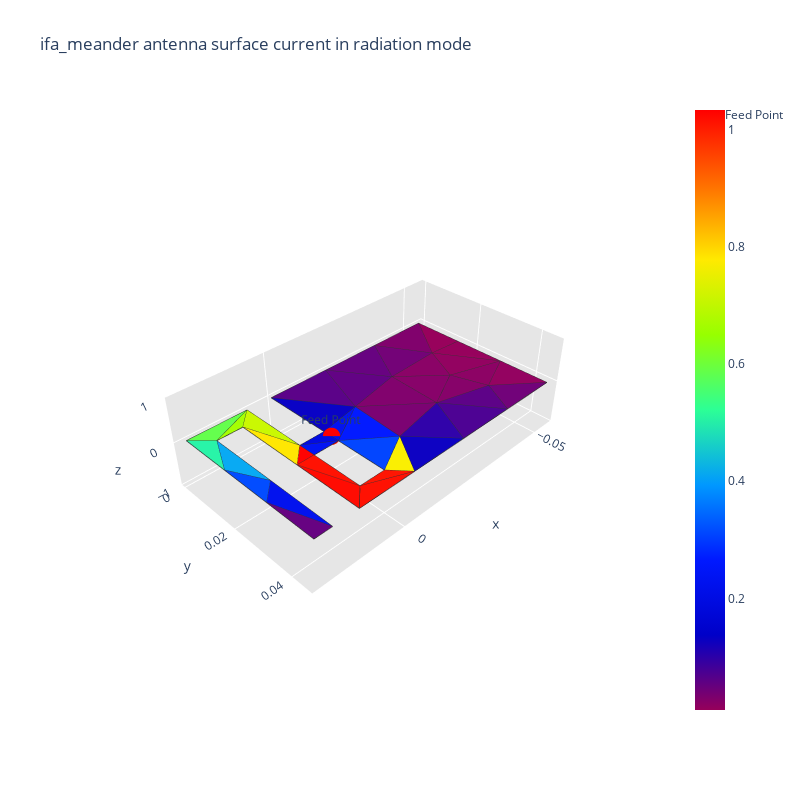
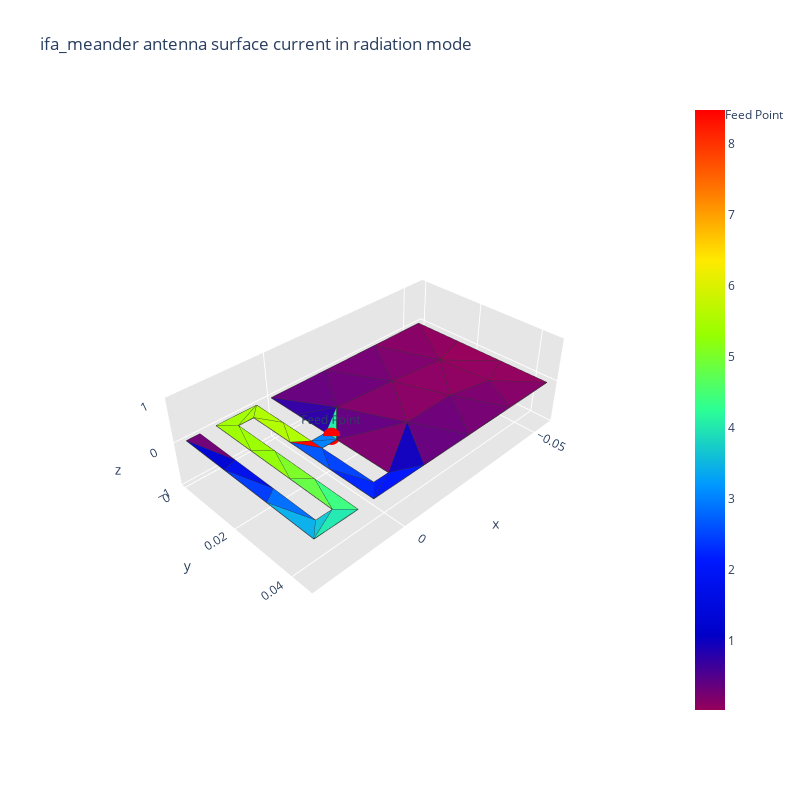

Write notebook code for charts like these, in order.
### Code cell
import time
start_time = time.time()
iteration = 1
max_iter = 20
Accuracy = 0.01
converged = False
count = 0
while iteration <= max_iter and not converged:
    try:
        print(f"\n------------------------------------------------------Iteration N°{iteration}------------------------------------------------------\n")
        print(f"distance meandres = {distance_meandre * 1000:.3f} mm\n")
        
        N_list_elem, new_distance_meandre_elem = creation_ifa(a, b, largeur_piste, distance_meandre, feed, x_t, y_t, save_mesh_folder, mesh_name, mesh_size)
        print(f"Number of meanders = {N_list_elem}\n")

        print(f"New distance meandres = {new_distance_meandre_elem * 1000:.3f} mm")
        print(f"Largeur de piste ifa = {largeur_piste * 1000:.3f} mm")
        print(f"position feed = {feed * 1000:.3f} mm\n")

        frequence_resonance, s11_db, R_res, X_res = simulate(frequencies, ifa_meander_mat, fC, feed_point)
        plot_s11_curve(fLow, fHigh, nPoints, s11_db, fC)

        ratio = frequence_resonance / fC
        print(f"\nRatio = {ratio}\n")
        # distance_meandre = distance_meandre / ratio

        if (abs((fC - frequence_resonance)/fC) < Accuracy):
            min_index = np.argmin(s11_db)
            min_s11 = s11_db[min_index]
            s11_fc = s11_db[fc_index]
            if s11_fc < -10 or min_s11 < -20:
                converged = True
                print("\nRequired Accuracy is met!")
                break
            else:
                print("\nOn cherche le matching !!!")

                if ratio == 1:
                    print("Ratio == 1 on modifie le feed parce quon a pas une bonne adaptation")
                    ratio_adapt_feed = math.sqrt(R_res / 50)
                    feed = max(min(feed / ratio_adapt_feed, b - 3 * largeur_piste / 2 - 0.5 / 1000), largeur_piste / 2)
                else:
                    adapt_with_ratio_cube(distance_meandre, largeur_piste, ratio)             # New Addd ---- delete maybe

                    feed = max(min(feed * ratio**2, b - 3 * largeur_piste / 2 - 0.5 / 1000), largeur_piste / 2)

                    print(f"\nresultat feed = {feed * 1000:.3f} mm")

                if feed == b - 3 * largeur_piste / 2 - 0.5 / 1000 or feed == largeur_piste / 2:
                    distance_meandre, largeur_piste = adapt_with_ratio_square(distance_meandre, largeur_piste, ratio)

                feed_point       = [0, feed, 0]

        elif abs(frequence_resonance - fC) < 0.02 * fC:
            print(f"\nWe are within 2% of fc!\n")
            count += 1
            feed = max(min(feed * ratio**2, b - 3 * largeur_piste / 2 - 0.5 / 1000), largeur_piste / 2)

            if feed == b - 3 * largeur_piste / 2 - 0.5 / 1000 or feed == largeur_piste / 2:
                print("\nBord extreme atteint\n")
                distance_meandre, largeur_piste = adapt_with_ratio_square(distance_meandre, largeur_piste, ratio)
            
            feed_point       = [0, feed, 0]
        else:
            print(f"\nWe are FAR of fc!\n")
            distance_meandre, largeur_piste = adapt_with_ratio_square(distance_meandre, largeur_piste, ratio)

            """ # New Add    ---- delete maybe

            feed = max(min(feed * ratio**3, b - 3 * largeur_piste / 2 - 0.5 / 1000), largeur_piste / 2)

            if feed == b - 3 * largeur_piste / 2 - 0.5 / 1000 or feed == largeur_piste / 2:
                print("\nBord extreme atteint\n")
                distance_meandre, largeur_piste = adapt_with_ratio_square(distance_meandre, largeur_piste, ratio)

            # New Add   ---- delete maybe
            
            feed_point       = [0, feed, 0] """

        iteration += 1
    except ValueError as e:
        print(f"Error: {e}")

end_time = time.time()
simulation_time = end_time - start_time
simulation_time_minutes = simulation_time / 60
simulation_time_seconds = simulation_time % 60
print(f"Temps de simulation : {simulation_time_minutes:.0f} minutes et {simulation_time_seconds:.2f} secondes")
if converged:
    print(f"Convergence atteinte à l'itération {iteration}")
else:
    print(f"Convergence non atteinte après {max_iter} itérations")

### Figure 1 — Plotly figure (JSON) as saved in the notebook; plotly's stock layout.template omitted (floating-point values rounded to 4 significant figures; data arrays with more than 128 entries replaced by an {"elided": "..."} marker saying what was removed)
{"data": [{"facecolor": ["rgb(0, 9, 221)", "rgb(0, 24, 252)", "rgb(0, 16, 235)", "rgb(0, 17, 238)", "rgb(11, 0, 192)", "rgb(132, 0, 103)", "rgb(255, 16, 0)", "rgb(98, 255, 75)", "rgb(163, 253, 0)", "rgb(100, 0, 127)", "rgb(0, 74, 255)", "rgb(255, 19, 0)", "rgb(91, 0, 133)", "rgb(255, 9, 0)", "rgb(136, 0, 100)", "rgb(6, 167, 240)", "rgb(38, 241, 165)", "rgb(255, 228, 0)", "rgb(113, 0, 117)", "rgb(255, 0, 0)", "rgb(199, 245, 0)", "rgb(121, 0, 112)", "rgb(0, 18, 240)", "rgb(46, 0, 167)", "rgb(247, 236, 0)", "rgb(255, 15, 0)", "rgb(96, 0, 130)", "rgb(127, 0, 107)", "rgb(89, 0, 134)", "rgb(7, 0, 195)", "rgb(101, 0, 126)", "rgb(133, 0, 103)", "rgb(75, 0, 145)", "rgb(150, 0, 90)", "rgb(127, 0, 107)", "rgb(0, 67, 255)", "rgb(138, 0, 98)", "rgb(111, 0, 119)", "rgb(145, 0, 94)", "rgb(149, 0, 91)", "rgb(144, 0, 94)"], "i": [2, 27, 22, 27, 28, 29, 14, 12, 9, 10, 22, 15, 30, 14, 29, 23, 23, 2, 32, 20, 8, 28, 1, 28, 28, 26, 33, 27, 16, 27, 17, 30, 30, 18, 32, 15, 19, 24, 31, 19, 32], "j": [3, 28, 21, 0, 25, 31, 20, 13, 13, 11, 23, 26, 31, 7, 33, 9, 12, 20, 33, 2, 13, 27, 2, 30, 26, 7, 27, 33, 27, 3, 33, 33, 24, 32, 17, 0, 31, 31, 19, 32, 19], "k": [0, 0, 10, 3, 26, 30, 1, 9, 8, 22, 21, 14, 24, 20, 32, 21, 9, 8, 17, 1, 2, 30, 0, 25, 15, 14, 16, 30, 5, 5, 16, 29, 25, 6, 6, 28, 29, 4, 4, 18, 29], "name": "", "type": "mesh3d", "x": [0, 0.0075, 0.0075, 0, -0.055, 0, -0.055, 0.0125, 0.0125, 0.02, 0.02, 0.025, 0.025, 0.0075, 0.0075, 0, -0.01833, -0.03667, -0.055, -0.055, 0.0125, 0.02, 0.025, 0.025, -0.03812, -0.02125, -0.004375, -0.01227, -0.01127, -0.0399, -0.02779, -0.04316, -0.04501, -0.02852], "y": [0.025, 0.025, 0.02, 0.02, 0.045, 0, 0, 0.045, 0.005, 0.005, 0.045, 0.045, -4.77e-18, -4.77e-18, 0.04, 0.04, 0, 0, 0.015, 0.03, 0.025, 0.025, 0.03, 0.015, 0.045, 0.045, 0.045, 0.0178, 0.03393, 0.025, 0.03095, 0.03519, 0.01412, 0.01472], "z": [0, 0, 0, 0, 0, 0, 0, 0, 0, 0, 0, 0, 0, 0, 0, 0, 0, 0, 0, 0, 0, 0, 0, 0, 0, 0, 0, 0, 0, 0, 0, 0, 0, 0]}, {"line": {"color": "rgb(50, 50, 50)", "width": 1.5}, "mode": "lines", "showlegend": false, "type": "scatter3d", "x": {"elided": "205 float values"}, "y": {"elided": "205 float values"}, "z": {"elided": "205 int values"}}, {"hoverinfo": "none", "marker": {"color": [0.009248, 1.034], "colorscale": [[0, "rgb(150, 0, 90)"], [0.125, "rgb(0, 0, 200)"], [0.25, "rgb(0, 25, 255)"], [0.375, "rgb(0, 152, 255)"], [0.5, "rgb(44, 255, 150)"], [0.625, "rgb(151, 255, 0)"], [0.75, "rgb(255, 234, 0)"], [0.875, "rgb(255, 111, 0)"], [1, "rgb(255, 0, 0)"]], "showscale": true, "size": 0.1}, "mode": "markers", "showlegend": false, "type": "scatter3d", "x": [0], "y": [0.025], "z": [0]}, {"marker": {"color": "red", "size": 6, "symbol": "circle"}, "mode": "markers+text", "name": "Feed Point", "text": ["Feed Point"], "textposition": "top center", "type": "scatter3d", "x": [0], "y": [0.0225], "z": [0]}], "layout": {"height": 800, "scene": {"aspectratio": {"x": 1, "y": 0.5625, "z": 0.3}, "xaxis": {"backgroundcolor": "rgb(230, 230, 230)", "gridcolor": "rgb(255, 255, 255)", "showbackground": true, "zerolinecolor": "rgb(255, 255, 255)"}, "yaxis": {"backgroundcolor": "rgb(230, 230, 230)", "gridcolor": "rgb(255, 255, 255)", "showbackground": true, "zerolinecolor": "rgb(255, 255, 255)"}, "zaxis": {"backgroundcolor": "rgb(230, 230, 230)", "gridcolor": "rgb(255, 255, 255)", "showbackground": true, "zerolinecolor": "rgb(255, 255, 255)"}}, "title": {"text": "ifa_meander antenna surface current in radiation mode"}, "width": 800}}

### Figure 2 — Plotly figure (JSON) as saved in the notebook; plotly's stock layout.template omitted (floating-point values rounded to 4 significant figures; data arrays with more than 128 entries replaced by an {"elided": "..."} marker saying what was removed)
{"data": [{"facecolor": ["rgb(142, 0, 96)", "rgb(145, 0, 94)", "rgb(102, 0, 125)", "rgb(36, 235, 170)", "rgb(17, 0, 188)", "rgb(0, 66, 255)", "rgb(60, 255, 128)", "rgb(124, 0, 109)", "rgb(172, 251, 0)", "rgb(160, 253, 0)", "rgb(158, 254, 0)", "rgb(0, 24, 254)", "rgb(123, 0, 109)", "rgb(173, 251, 0)", "rgb(139, 0, 98)", "rgb(146, 255, 8)", "rgb(125, 0, 108)", "rgb(19, 196, 210)", "rgb(129, 0, 105)", "rgb(101, 255, 70)", "rgb(0, 126, 255)", "rgb(136, 0, 100)", "rgb(10, 174, 232)", "rgb(0, 15, 232)", "rgb(0, 109, 255)", "rgb(176, 250, 0)", "rgb(124, 255, 38)", "rgb(34, 231, 174)", "rgb(0, 37, 255)", "rgb(109, 0, 120)", "rgb(0, 128, 255)", "rgb(0, 59, 255)", "rgb(154, 254, 0)", "rgb(0, 22, 248)", "rgb(168, 252, 0)", "rgb(112, 0, 118)", "rgb(0, 4, 209)", "rgb(0, 85, 255)", "rgb(255, 0, 0)", "rgb(51, 0, 163)", "rgb(116, 0, 115)", "rgb(109, 0, 120)", "rgb(100, 0, 127)", "rgb(102, 0, 125)", "rgb(144, 0, 94)", "rgb(134, 0, 102)", "rgb(45, 0, 167)", "rgb(132, 0, 103)", "rgb(150, 0, 90)", "rgb(146, 0, 93)", "rgb(117, 0, 114)"], "i": [39, 40, 20, 3, 43, 24, 15, 43, 17, 16, 9, 19, 39, 25, 39, 26, 41, 14, 44, 27, 2, 43, 28, 30, 28, 34, 32, 11, 18, 37, 1, 29, 33, 38, 9, 13, 12, 1, 25, 42, 44, 20, 0, 37, 22, 41, 42, 36, 23, 40, 39], "j": [41, 41, 42, 42, 38, 1, 27, 19, 34, 17, 33, 7, 40, 34, 44, 32, 44, 15, 43, 15, 3, 44, 14, 31, 31, 25, 26, 15, 7, 43, 2, 31, 9, 7, 17, 30, 30, 24, 2, 35, 20, 44, 42, 38, 41, 21, 3, 40, 41, 23, 36], "k": [40, 23, 5, 0, 19, 18, 10, 0, 8, 9, 16, 18, 36, 2, 41, 33, 21, 11, 42, 32, 0, 39, 11, 29, 14, 8, 27, 10, 24, 39, 0, 28, 26, 19, 8, 12, 29, 25, 1, 5, 21, 42, 43, 43, 6, 6, 35, 4, 22, 4, 37], "name": "", "type": "mesh3d", "x": [0, 0.004566, 0.004566, 0, -0.055, 0, -0.055, 0.008333, 0.008333, 0.0129, 0.0129, 0.025, 0.025, 0.02123, 0.02123, 0.01667, 0.01667, 0.004566, 0.004566, 0, -0.01833, -0.03667, -0.055, -0.055, 0.008333, 0.008333, 0.0129, 0.0129, 0.025, 0.025, 0.02123, 0.02123, 0.01667, 0.01667, 0.004566, 0, -0.03917, -0.02333, -0.0075, -0.0327, -0.04513, -0.04378, -0.008851, -0.01664, -0.02698], "y": [0.02438, 0.02438, 0.02062, 0.02062, 0.045, 0, 0, 0.045, 0.003767, 0.003767, 0.045, 0.045, -8.674e-19, -8.674e-19, 0.04123, 0.04123, -8.674e-19, -8.674e-19, 0.04123, 0.04123, 0, 0, 0.015, 0.03, 0.03126, 0.01751, 0.01751, 0.03126, 0.03, 0.015, 0.01374, 0.02749, 0.02749, 0.01374, 0.01031, 0.01031, 0.045, 0.045, 0.045, 0.03108, 0.03382, 0.01802, 0.01469, 0.03129, 0.01621], "z": [0, 0, 0, 0, 0, 0, 0, 0, 0, 0, 0, 0, 0, 0, 0, 0, 0, 0, 0, 0, 0, 0, 0, 0, 0, 0, 0, 0, 0, 0, 0, 0, 0, 0, 0, 0, 0, 0, 0, 0, 0, 0, 0, 0, 0]}, {"line": {"color": "rgb(50, 50, 50)", "width": 1.5}, "mode": "lines", "showlegend": false, "type": "scatter3d", "x": {"elided": "255 float values"}, "y": {"elided": "255 float values"}, "z": {"elided": "255 int values"}}, {"hoverinfo": "none", "marker": {"color": [0.02177, 8.482], "colorscale": [[0, "rgb(150, 0, 90)"], [0.125, "rgb(0, 0, 200)"], [0.25, "rgb(0, 25, 255)"], [0.375, "rgb(0, 152, 255)"], [0.5, "rgb(44, 255, 150)"], [0.625, "rgb(151, 255, 0)"], [0.75, "rgb(255, 234, 0)"], [0.875, "rgb(255, 111, 0)"], [1, "rgb(255, 0, 0)"]], "showscale": true, "size": 0.1}, "mode": "markers", "showlegend": false, "type": "scatter3d", "x": [0], "y": [0.02438], "z": [0]}, {"marker": {"color": "red", "size": 6, "symbol": "circle"}, "mode": "markers+text", "name": "Feed Point", "text": ["Feed Point"], "textposition": "top center", "type": "scatter3d", "x": [0], "y": [0.0225], "z": [0]}], "layout": {"height": 800, "scene": {"aspectratio": {"x": 1, "y": 0.5625, "z": 0.3}, "xaxis": {"backgroundcolor": "rgb(230, 230, 230)", "gridcolor": "rgb(255, 255, 255)", "showbackground": true, "zerolinecolor": "rgb(255, 255, 255)"}, "yaxis": {"backgroundcolor": "rgb(230, 230, 230)", "gridcolor": "rgb(255, 255, 255)", "showbackground": true, "zerolinecolor": "rgb(255, 255, 255)"}, "zaxis": {"backgroundcolor": "rgb(230, 230, 230)", "gridcolor": "rgb(255, 255, 255)", "showbackground": true, "zerolinecolor": "rgb(255, 255, 255)"}}, "title": {"text": "ifa_meander antenna surface current in radiation mode"}, "width": 800}}
